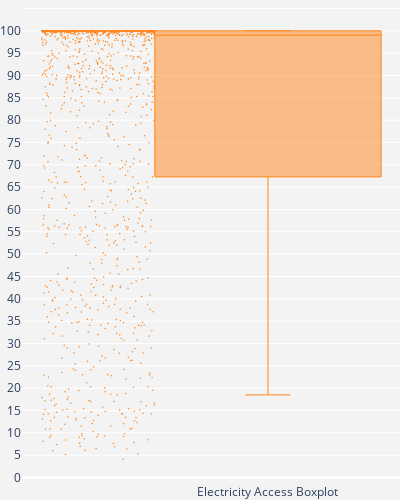

The notebook cell this image was saved under:
### Code cell
fig_2.update_layout(width = 400, height = 500)

### Figure 1 — Plotly figure (JSON) as saved in the notebook; plotly's stock layout.template omitted (floating-point values rounded to 4 significant figures; data arrays with more than 128 entries replaced by an {"elided": "..."} marker saying what was removed)
{"data": [{"boxpoints": "all", "hovertext": {"elided": "1504 str values"}, "jitter": 0.5, "line": {"width": 1}, "marker": {"color": "#FF851B", "size": 1.5}, "name": "Electricity Access Boxplot", "type": "box", "whiskerwidth": 0.2, "width": 0.1, "y": {"elided": "1504 float values"}}], "layout": {"height": 500, "margin": {"b": 0, "l": 0, "r": 0, "t": 0}, "paper_bgcolor": "rgb(243, 243, 243)", "plot_bgcolor": "rgb(243, 243, 243)", "showlegend": false, "width": 400, "xaxis": {"autorange": true, "range": [-0.1087, 0.05835], "type": "category"}, "yaxis": {"autorange": true, "dtick": 5, "gridcolor": "rgb(255, 255, 255)", "gridwidth": 1, "range": [-1.228, 105.3], "showgrid": true, "type": "linear", "zeroline": true, "zerolinecolor": "rgb(255, 255, 255)", "zerolinewidth": 2}}}
